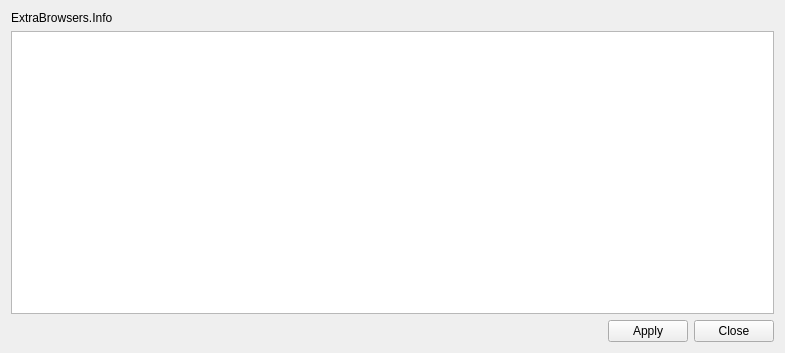
<?xml version="1.0" encoding="UTF-8"?>
<ui version="4.0">
 <class>PLSExtraBrowsers</class>
 <widget class="QWidget" name="PLSExtraBrowsers">
  <property name="geometry">
   <rect>
    <x>0</x>
    <y>0</y>
    <width>785</width>
    <height>353</height>
   </rect>
  </property>
  <property name="windowTitle">
   <string>ExtraBrowsers</string>
  </property>
  <layout class="QVBoxLayout" name="verticalLayout">
   <item>
    <widget class="QLabel" name="label">
     <property name="text">
      <string>ExtraBrowsers.Info</string>
     </property>
     <property name="wordWrap">
      <bool>true</bool>
     </property>
    </widget>
   </item>
   <item>
    <widget class="QTableView" name="table">
     <property name="selectionMode">
      <enum>QAbstractItemView::NoSelection</enum>
     </property>
     <attribute name="horizontalHeaderMinimumSectionSize">
      <number>23</number>
     </attribute>
     <attribute name="horizontalHeaderDefaultSectionSize">
      <number>23</number>
     </attribute>
     <attribute name="verticalHeaderVisible">
      <bool>false</bool>
     </attribute>
     <attribute name="verticalHeaderMinimumSectionSize">
      <number>33</number>
     </attribute>
     <attribute name="verticalHeaderDefaultSectionSize">
      <number>33</number>
     </attribute>
    </widget>
   </item>
   <item>
    <layout class="QHBoxLayout" name="horizontalLayout">
     <item>
      <spacer name="horizontalSpacer">
       <property name="orientation">
        <enum>Qt::Horizontal</enum>
       </property>
       <property name="sizeHint" stdset="0">
        <size>
         <width>40</width>
         <height>20</height>
        </size>
       </property>
      </spacer>
     </item>
     <item>
      <widget class="QPushButton" name="apply">
       <property name="text">
        <string>Apply</string>
       </property>
       <property name="useFor" stdset="0">
        <string notr="true">Apply</string>
       </property>
      </widget>
     </item>
     <item>
      <widget class="QPushButton" name="close">
       <property name="text">
        <string>Close</string>
       </property>
       <property name="useFor" stdset="0">
        <string notr="true">Close</string>
       </property>
      </widget>
     </item>
    </layout>
   </item>
  </layout>
 </widget>
 <resources/>
 <connections/>
</ui>
